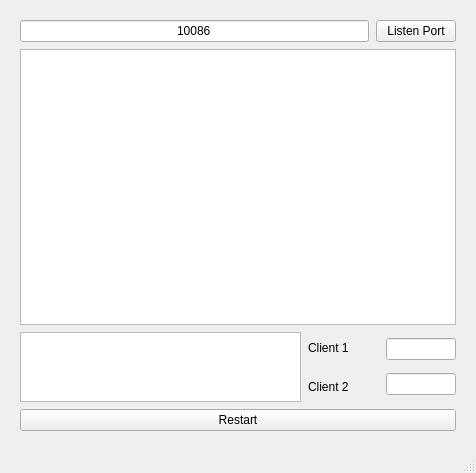
<?xml version="1.0" encoding="UTF-8"?>
<ui version="4.0">
 <class>MainWindow</class>
 <widget class="QMainWindow" name="MainWindow">
  <property name="geometry">
   <rect>
    <x>0</x>
    <y>0</y>
    <width>476</width>
    <height>473</height>
   </rect>
  </property>
  <property name="windowTitle">
   <string>Server</string>
  </property>
  <widget class="QWidget" name="centralwidget">
   <layout class="QVBoxLayout" name="verticalLayout_3" stretch="1,4,1,1">
    <property name="spacing">
     <number>7</number>
    </property>
    <property name="leftMargin">
     <number>20</number>
    </property>
    <property name="topMargin">
     <number>20</number>
    </property>
    <property name="rightMargin">
     <number>20</number>
    </property>
    <property name="bottomMargin">
     <number>20</number>
    </property>
    <item>
     <layout class="QHBoxLayout" name="horizontalLayout">
      <item>
       <widget class="QLineEdit" name="PortEdit">
        <property name="text">
         <string>10086</string>
        </property>
        <property name="alignment">
         <set>Qt::AlignCenter</set>
        </property>
       </widget>
      </item>
      <item>
       <widget class="QPushButton" name="PortButton">
        <property name="text">
         <string>Listen Port</string>
        </property>
       </widget>
      </item>
     </layout>
    </item>
    <item>
     <widget class="QPlainTextEdit" name="receive_edit"/>
    </item>
    <item>
     <layout class="QHBoxLayout" name="horizontalLayout_2" stretch="4,1,1">
      <item>
       <widget class="QPlainTextEdit" name="time_edit"/>
      </item>
      <item>
       <layout class="QVBoxLayout" name="verticalLayout_2">
        <item>
         <widget class="QLabel" name="label">
          <property name="text">
           <string>Client 1</string>
          </property>
          <property name="alignment">
           <set>Qt::AlignLeading|Qt::AlignLeft|Qt::AlignVCenter</set>
          </property>
         </widget>
        </item>
        <item>
         <widget class="QLabel" name="label_2">
          <property name="text">
           <string>Client 2</string>
          </property>
          <property name="alignment">
           <set>Qt::AlignLeading|Qt::AlignLeft|Qt::AlignVCenter</set>
          </property>
         </widget>
        </item>
       </layout>
      </item>
      <item>
       <layout class="QVBoxLayout" name="verticalLayout">
        <item>
         <widget class="QLineEdit" name="ShowClient1">
          <property name="text">
           <string/>
          </property>
         </widget>
        </item>
        <item>
         <widget class="QLineEdit" name="ShowClient2">
          <property name="text">
           <string/>
          </property>
         </widget>
        </item>
       </layout>
      </item>
     </layout>
    </item>
    <item>
     <widget class="QPushButton" name="restart">
      <property name="text">
       <string>Restart</string>
      </property>
     </widget>
    </item>
   </layout>
  </widget>
  <widget class="QMenuBar" name="menubar">
   <property name="geometry">
    <rect>
     <x>0</x>
     <y>0</y>
     <width>476</width>
     <height>25</height>
    </rect>
   </property>
  </widget>
  <widget class="QStatusBar" name="statusbar"/>
 </widget>
 <resources/>
 <connections/>
</ui>
